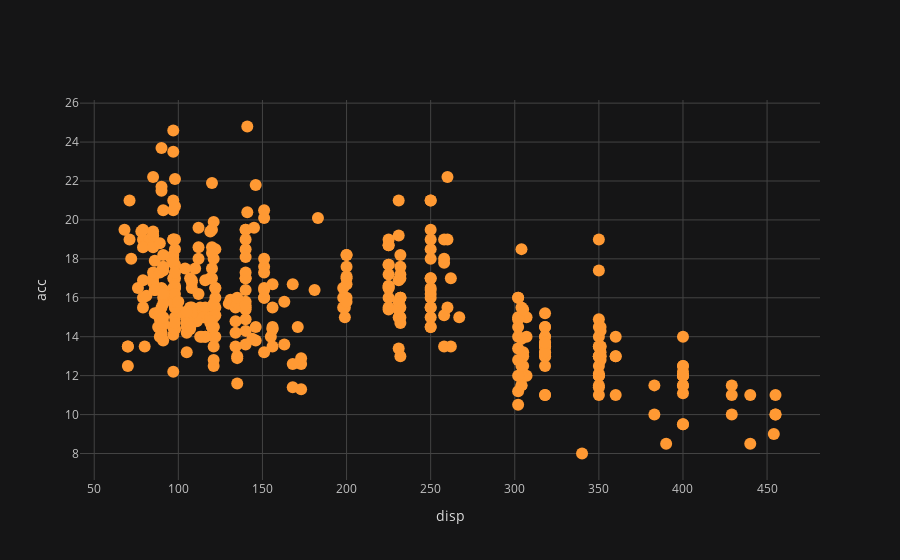

Notebook cell for this chart:
### Code cell
df.iplot(x = 'displacement', y = 'acceleration', mode = 'markers', xTitle = 'disp', yTitle = 'acc')

### Figure 1 — Plotly figure (JSON) as saved in the notebook; plotly's stock layout.template omitted (floating-point values rounded to 4 significant figures; data arrays with more than 128 entries replaced by an {"elided": "..."} marker saying what was removed)
{"data": [{"line": {"color": "rgba(255, 153, 51, 1.0)", "dash": "solid", "shape": "linear", "width": 1.3}, "marker": {"size": 12, "symbol": "circle"}, "mode": "markers", "name": "acceleration", "text": "", "type": "scatter", "x": {"elided": "398 float values"}, "y": {"elided": "398 float values"}}], "layout": {"autosize": true, "legend": {"bgcolor": "#151516", "font": {"color": "#D9D9D9"}}, "paper_bgcolor": "#151516", "plot_bgcolor": "#151516", "title": {"font": {"color": "#D9D9D9"}}, "xaxis": {"autorange": true, "gridcolor": "#434343", "range": [38.61, 484.4], "showgrid": true, "tickfont": {"color": "#C2C2C2"}, "title": {"font": {"color": "#D9D9D9"}, "text": "disp"}, "type": "linear", "zerolinecolor": "#666570"}, "yaxis": {"autorange": true, "gridcolor": "#434343", "range": [6.114, 26.69], "showgrid": true, "tickfont": {"color": "#C2C2C2"}, "title": {"font": {"color": "#D9D9D9"}, "text": "acc"}, "type": "linear", "zerolinecolor": "#666570"}}}
